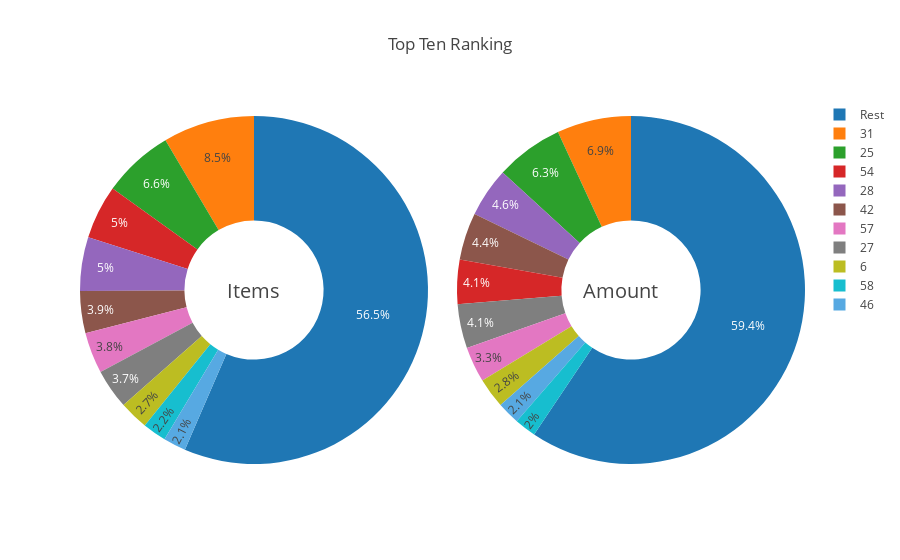

Here is the notebook cell this chart was saved with:
### Code cell
import plotly.plotly as py
import plotly.graph_objs as go
import plotly.offline as offline
import plotly

plotly.offline.init_notebook_mode(connected=True)

fig = {
  "data": [
    {
      "values": [8.5, 6.6, 5.0, 5.0, 3.9, 3.8, 3.7, 2.7, 2.2, 2.1, 56.5],
      "labels": [
        "31",
        "25",
        "54",
        "28",
        "42",
        "57",
        "27",
        "6",
        "58",
        "46",
        "Rest",
      ],
      "domain": {"x": [0, .48]},
      "name": "Items Rank",
      "hoverinfo":"label+percent+name",
      "hole": .4,
      "type": "pie"
    },
    {
      "values": [6.9, 6.3, 4.1, 4.6, 4.4, 3.3, 4.1, 2.8, 2.0, 2.1, 59.4],
      "labels": [
        "31",
        "25",
        "54",
        "28",
        "42",
        "57",
        "27",
        "6",
        "58",
        "46",
        "Rest",
      ],
      "domain": {"x": [.52, 1]},
      "name": "Total Amount",
      "hoverinfo":"label+percent+name",
      "hole": .4,
      "type": "pie"
    }],
  "layout": {
        "title":"Top Ten Ranking",
        "annotations": [
            {
                "font": {
                    "size": 20
                },
                "showarrow": False,
                "text": "Items",
                "x": 0.20,
                "y": 0.5
            },
            {
                "font": {
                    "size": 20
                },
                "showarrow": False,
                "text": "Amount",
                "x": 0.8,
                "y": 0.5
            }
        ]
    }
}


offline.iplot(fig, filename='pie1')

### Figure 1 — Plotly figure (JSON) as saved in the notebook; plotly's stock layout.template omitted (floating-point values rounded to 4 significant figures)
{"data": [{"domain": {"x": [0, 0.48]}, "hole": 0.4, "hoverinfo": "label+percent+name", "labels": ["31", "25", "54", "28", "42", "57", "27", "6", "58", "46", "Rest"], "name": "Items Rank", "type": "pie", "uid": "1fe6aff6-de40-42e6-8e8a-785223bd296a", "values": [8.5, 6.6, 5, 5, 3.9, 3.8, 3.7, 2.7, 2.2, 2.1, 56.5]}, {"domain": {"x": [0.52, 1]}, "hole": 0.4, "hoverinfo": "label+percent+name", "labels": ["31", "25", "54", "28", "42", "57", "27", "6", "58", "46", "Rest"], "name": "Total Amount", "type": "pie", "uid": "53b42fce-53d3-4ae8-834d-50ee4cdbe269", "values": [6.9, 6.3, 4.1, 4.6, 4.4, 3.3, 4.1, 2.8, 2, 2.1, 59.4]}], "layout": {"annotations": [{"font": {"size": 20}, "showarrow": false, "text": "Items", "x": 0.2, "y": 0.5}, {"font": {"size": 20}, "showarrow": false, "text": "Amount", "x": 0.8, "y": 0.5}], "title": {"text": "Top Ten Ranking"}}}
